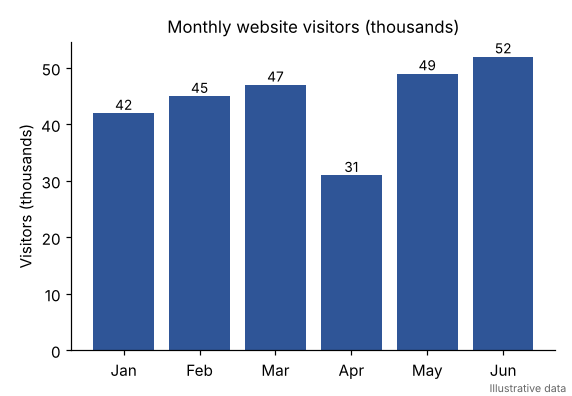
#> input picture study/images/MM-01.png, 572 x 396 px; its folder holds 4 pictures in this run
$ python diagrams.py
#> lines starting #> are read from the running program, lines starting #| are printed output that depends on the picture
import matplotlib
matplotlib.use("Agg")
import matplotlib.pyplot as plt
from matplotlib.patches import FancyBboxPatch, FancyArrowPatch
import os
OUT = os.environ.get("FIG_DIR", os.path.join(os.path.dirname(os.path.abspath(__file__)), "..", "figures"))
plt.rcParams.update({"font.family": "DejaVu Sans", "font.size": 9})
INK, MUTED, LINE = "#1f1f1f", "#52514e", "#8a8984"
BLUE, BLUE_BG = "#2a78d6", "#e8f1fc"
ORANGE, ORANGE_BG = "#c4501f", "#fdeee6"
GREEN, GREEN_BG = "#11805a", "#e5f5ee"
GREY_BG = "#f3f3f1"

def box(ax, x, y, w, h, title, body=None, fc=GREY_BG, ec=LINE, tc=INK, fs=9.5, bfs=8.2, lw=1.0):
    ax.add_patch(FancyBboxPatch((x, y), w, h, boxstyle="round,pad=0.012,rounding_size=0.018", fc=fc, ec=ec, lw=lw))
    if body:
        ax.text(x + w / 2, y + h - 0.035, title, ha="center", va="top", fontsize=fs, fontweight="bold", color=tc)
        ax.text(x + w / 2, y + h - 0.085, body, ha="center", va="top", fontsize=bfs, color=MUTED, linespacing=1.45)
    else:
        ax.text(x + w / 2, y + h / 2, title, ha="center", va="center", fontsize=fs, fontweight="bold", color=tc)

def arrow(ax, p, q, color=LINE, style="-|>", lw=1.2, rad=0.0, ls="-"):
    ax.add_patch(FancyArrowPatch(p, q, arrowstyle=style, mutation_scale=11, color=color, lw=lw,
                                 connectionstyle=f"arc3,rad={rad}", linestyle=ls, shrinkA=2, shrinkB=2))

def canvas(w, h):
    fig = plt.figure(figsize=(w, h), dpi=300); ax = fig.add_axes([0, 0, 1, 1]); ax.set_xlim(0, 1); ax.set_ylim(0, 1); ax.axis("off"); return fig, ax

# ---------------------------------------------------------------- Figure 2.1 conceptual framework
fig, ax = canvas(9.2, 5.2)
box(ax, 0.015, 0.04, 0.25, 0.92, "Applied-linguistic theory",
    "Pragmatic competence\n(Canale & Swain; Bachman)\n\nSpeech acts (Austin; Searle)\n\nImplicature (Grice)\n\nPoliteness and face\n(Brown & Levinson)\n\nRegister and audience\n(Halliday; Bell)\n\nDeixis (Levinson)\n\nPragmalinguistic vs.\nsociopragmatic failure\n(Leech; Thomas)\n\nMultimodal meaning\n(Kress & van Leeuwen)", fc=GREY_BG, bfs=7.6)
box(ax, 0.33, 0.66, 0.25, 0.30, "CO-STAR rubric",
    "C Context fit   O Objective\nS Style   T Tone\nA Audience   R Response format\n\nsix anchored 1-5 scales", fc=BLUE_BG, ec=BLUE, tc=BLUE)
box(ax, 0.33, 0.30, 0.25, 0.30, "Golden Dataset",
    "160 items in 10 categories:\nidioms, indirect acts, implicature,\nirony, politeness, deixis, register,\nempathy, intercultural, charts\nspec + reference + variants A, B, C", fc=BLUE_BG, ec=BLUE, tc=BLUE)
box(ax, 0.65, 0.66, 0.33, 0.30, "Agentic pipeline (open-source)",
    "Generator agent: Qwen3-VL-2B, SmolVLM2-2.2B\n\nLinguistic Evaluator: Qwen3-VL-4B\n(independent check: Phi-4-mini)\n\nLangChain + llama.cpp + JSON grammar", fc=ORANGE_BG, ec=ORANGE, tc=ORANGE)
box(ax, 0.65, 0.30, 0.33, 0.30, "Composite metric",
    "$f_{syntax}(x)$: acceptability (CoLA)\n$f_{pragmatics}(x, c)$: CO-STAR scores\n\n$M_{eval} = \\lambda_1 f_{syntax} + \\lambda_2 f_{pragmatics}$", fc=GREEN_BG, ec=GREEN, tc=GREEN)
box(ax, 0.33, 0.04, 0.65, 0.18, "Validation by contrast sets",
    "Known ordering: appropriate A > pragmalinguistic failure B;  A > sociopragmatic failure C   (320 contrasts)\nBaselines: 17 automatic metrics, holistic prompts; checks: second judge, both orders, rewording, sampling, rules", fc="#ffffff", ec=INK, bfs=7.6)
arrow(ax, (0.265, 0.81), (0.33, 0.81)); arrow(ax, (0.265, 0.45), (0.33, 0.45))
ax.text(0.297, 0.835, "translate", ha="center", fontsize=7.5, color=MUTED); ax.text(0.297, 0.475, "design", ha="center", fontsize=7.5, color=MUTED)
arrow(ax, (0.58, 0.81), (0.65, 0.81)); arrow(ax, (0.58, 0.45), (0.65, 0.76), rad=0.0)
arrow(ax, (0.815, 0.66), (0.815, 0.60))
arrow(ax, (0.455, 0.30), (0.455, 0.22)); arrow(ax, (0.815, 0.22), (0.815, 0.30), ls="--", color=GREEN)
ax.text(0.83, 0.255, "tests validity", fontsize=7.5, color=GREEN, va="center")
fig.savefig(os.path.join(OUT, "fig_conceptual.png"), facecolor="white"); plt.close(fig)
#> after `fig.savefig(os.path.join(OUT, 'fig_conceptual.png'), facecolor='white'`:
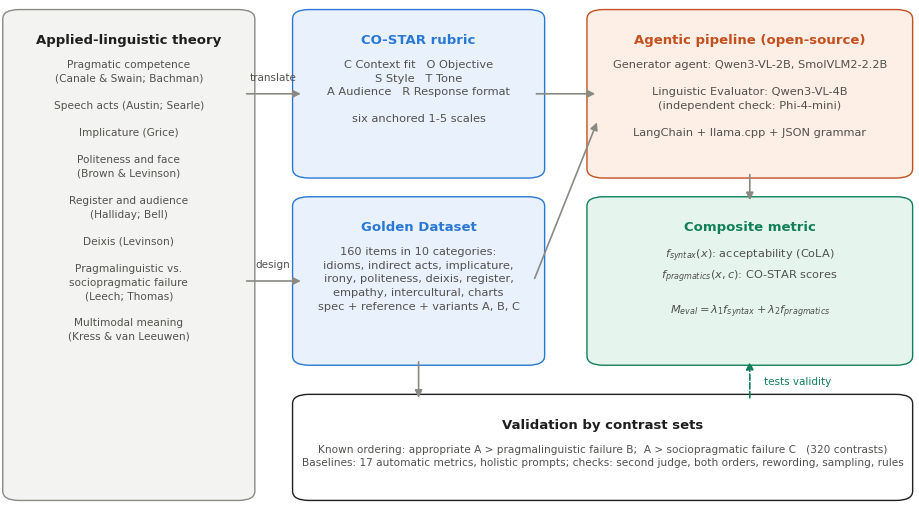
#> figure drawn by matplotlib, 1 panel

# ---------------------------------------------------------------- Figure 3.1 research design
fig, ax = canvas(9.2, 4.8)
box(ax, 0.01, 0.36, 0.17, 0.30, "Golden Dataset", "160 prompts\n(16 with charts)\nCO-STAR specs\nreferences\n480 variants", fc=BLUE_BG, ec=BLUE, tc=BLUE)
ax.text(0.20, 0.93, "Validation path (Experiments 1-4)", fontsize=9.5, fontweight="bold", color=INK)
box(ax, 0.22, 0.62, 0.15, 0.24, "Variants A, B, C", "known ordering\nA > B, A > C", fc=GREY_BG)
box(ax, 0.42, 0.74, 0.22, 0.12, "Reference-based metrics", None, fs=8.5)
box(ax, 0.42, 0.59, 0.22, 0.12, "J1 CO-STAR / holistic / plain", None, fs=8.5, fc=ORANGE_BG, ec=ORANGE, tc=ORANGE)
box(ax, 0.42, 0.44, 0.22, 0.12, "J2 (3 prompts); J1 pairs", None, fs=8.5, fc=ORANGE_BG, ec=ORANGE, tc=ORANGE)
box(ax, 0.70, 0.52, 0.275, 0.34, "Validity and reliability",
    "pairwise accuracy (H1-H3)\nby category and item origin\nanswer-key ablation\nagreement, position, robustness\ndimension independence", fc=GREEN_BG, ec=GREEN, tc=GREEN)
ax.text(0.20, 0.30, "Application path (Experiment 5)", fontsize=9.5, fontweight="bold", color=INK)
box(ax, 0.22, 0.04, 0.15, 0.22, "Generators", "G1 Qwen3-VL-2B\nG2 SmolVLM2-2.2B", fc=GREY_BG)
box(ax, 0.42, 0.04, 0.22, 0.22, "Scoring", "J1 (all), J2 (text)\nf_syntax, 17 metrics, rules", fc=ORANGE_BG, ec=ORANGE, tc=ORANGE)
box(ax, 0.70, 0.04, 0.275, 0.22, "Pragmatic profiles", "M_eval by category and dimension\nλ sensitivity\ncorrelation with BLEU etc.", fc=GREEN_BG, ec=GREEN, tc=GREEN)
arrow(ax, (0.18, 0.60), (0.22, 0.72)); arrow(ax, (0.18, 0.42), (0.22, 0.17))
for y in (0.80, 0.65, 0.50): arrow(ax, (0.37, 0.74), (0.42, y))
for y in (0.80, 0.65, 0.50): arrow(ax, (0.64, y), (0.70, 0.69))
arrow(ax, (0.37, 0.15), (0.42, 0.15)); arrow(ax, (0.64, 0.15), (0.70, 0.15))
fig.savefig(os.path.join(OUT, "fig_design.png"), facecolor="white"); plt.close(fig)
#> after `fig.savefig(os.path.join(OUT, 'fig_design.png'), facecolor='white')`:
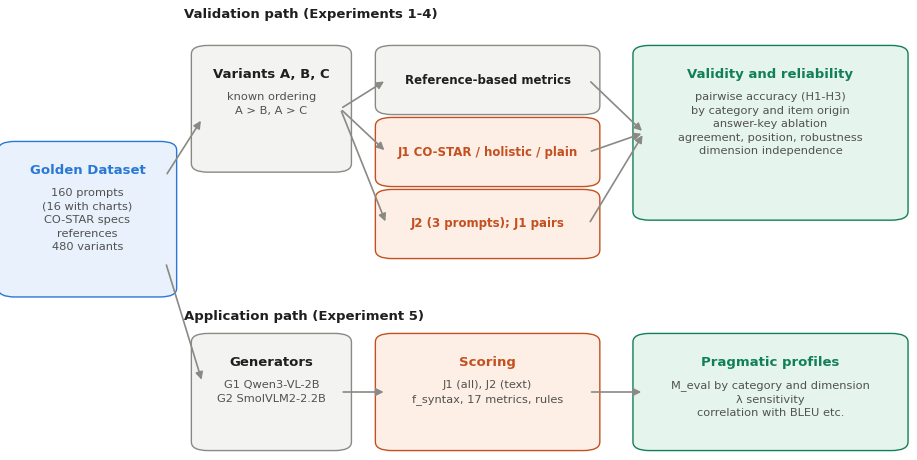
#> figure drawn by matplotlib, 1 panel

# ---------------------------------------------------------------- Figure 3.3 pipeline architecture
fig, ax = canvas(9.2, 5.6)
box(ax, 0.015, 0.73, 0.175, 0.21, "Data layer", "golden_dataset_v2.json\nimages/*.png\n(rendered from data)", fc=BLUE_BG, ec=BLUE, tc=BLUE)
box(ax, 0.24, 0.73, 0.22, 0.21, "Generator chain", "prompt (+ image) only\nsystem: 'You are a helpful\nassistant.'  greedy, 180 tok", fc=GREY_BG)
box(ax, 0.51, 0.73, 0.22, 0.21, "llama.cpp", "Qwen3-VL-2B  |  SmolVLM2-2.2B\nGGUF Q4_K_M + mmproj", fc=GREY_BG)
box(ax, 0.78, 0.73, 0.195, 0.21, "Generation log", "gen_*.jsonl\noutput, tokens, latency", fc="#ffffff", ec=INK)
box(ax, 0.24, 0.36, 0.22, 0.28, "Evaluator chain (LangChain)", "ChatPromptTemplate:\nrole + 6 rubric dimensions\n+ prompt + CO-STAR spec\n(+ answer key, image)\n+ response", fc=ORANGE_BG, ec=ORANGE, tc=ORANGE)
box(ax, 0.51, 0.36, 0.22, 0.28, "llama.cpp + GBNF grammar", "Qwen3-VL-4B (J1)\nPhi-4-mini (J2, text)\n\ntemperature 0, fixed seed\n{\"diagnosis\":...,\"C\":n,...,\"R\":n}", fc=ORANGE_BG, ec=ORANGE, tc=ORANGE)
box(ax, 0.78, 0.36, 0.195, 0.28, "PydanticOutputParser", "types and ranges\nchecked\n\n-> judge log\n(resumable JSONL)", fc="#ffffff", ec=INK)
box(ax, 0.24, 0.04, 0.735, 0.22, "Scoring module",
    "$f_{pragmatics}$ = mean of $(s_d - 1)/4$ over C, O, S, T, A, R;   $f_{syntax}$ = mean P(acceptable) per sentence (RoBERTa-CoLA)\n$M_{eval} = \\lambda_1 f_{syntax} + \\lambda_2 f_{pragmatics}$;   baselines: 17 automatic metrics (overlap, embedding, generative, NLI, CLIP)", bfs=7.8, fc=GREEN_BG, ec=GREEN, tc=GREEN)
arrow(ax, (0.19, 0.84), (0.24, 0.84)); arrow(ax, (0.46, 0.835), (0.51, 0.835)); arrow(ax, (0.73, 0.835), (0.78, 0.835))
arrow(ax, (0.10, 0.73), (0.24, 0.50), rad=0.15); arrow(ax, (0.8775, 0.73), (0.40, 0.64), rad=0.12)
ax.text(0.63, 0.675, "generated response x", fontsize=7.5, color=MUTED, ha="center")
arrow(ax, (0.46, 0.50), (0.51, 0.50)); arrow(ax, (0.73, 0.50), (0.78, 0.50)); arrow(ax, (0.8775, 0.36), (0.8775, 0.26))
fig.savefig(os.path.join(OUT, "fig_pipeline.png"), facecolor="white"); plt.close(fig)
#> after `fig.savefig(os.path.join(OUT, 'fig_pipeline.png'), facecolor='white')`:
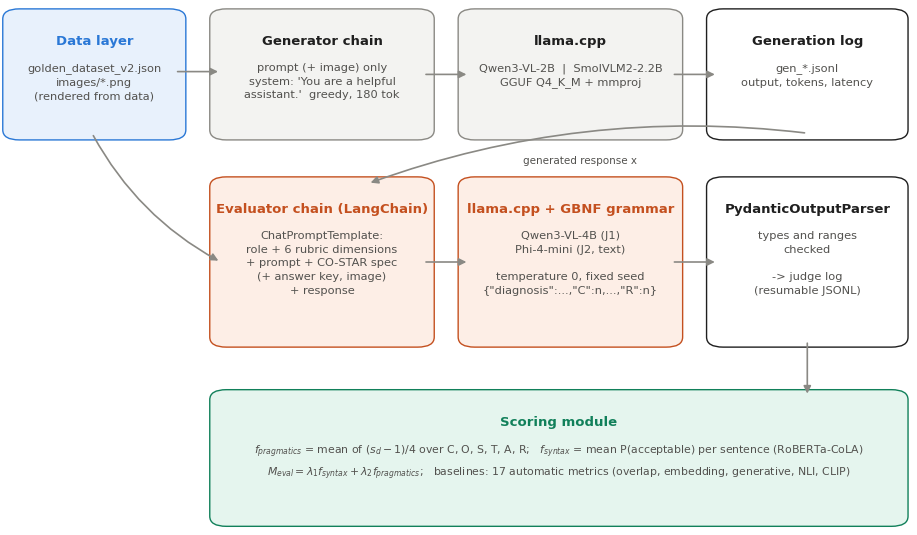
#> figure drawn by matplotlib, 1 panel

# ---------------------------------------------------------------- Figure 3.2 chart stimuli grid (16 charts)
from PIL import Image
ims = [Image.open(os.path.join(os.path.dirname(os.path.abspath(__file__)), "..", "study", "images", f"MM-{i:02d}.png")).convert("RGB") for i in range(1, 17)]
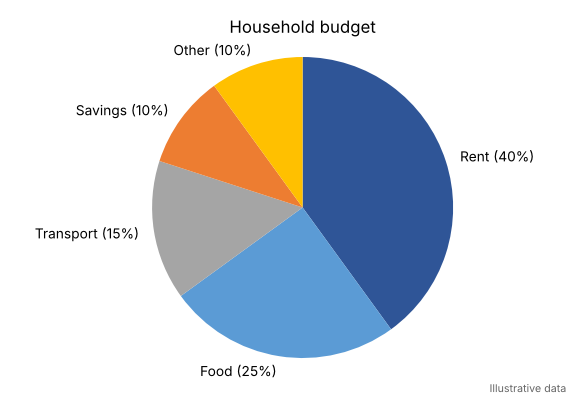
#> input picture study/images/MM-02.png, 572 x 396 px
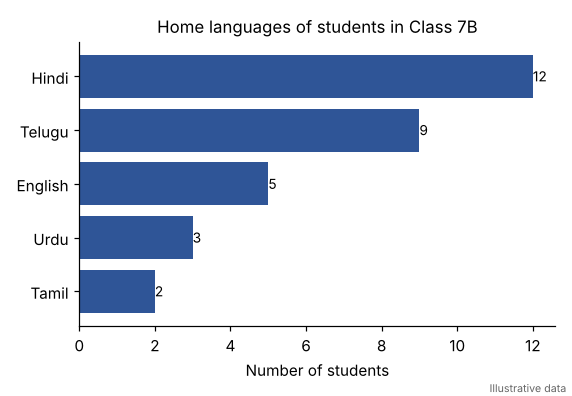
#> input picture study/images/MM-03.png, 572 x 396 px
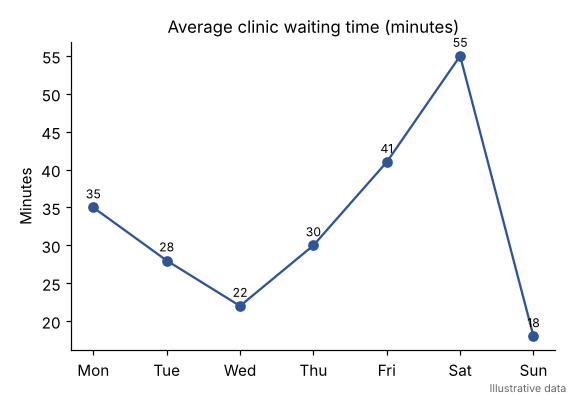
#> input picture study/images/MM-04.png, 572 x 396 px
#> (the run stopped early here; a loop or call above may not have finished)
